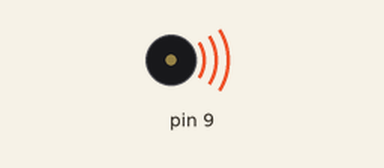
The sketch below on a simulated Arduino Uno, built with avr-gcc and run on an emulated ATmega328P. Parts: buzzer (waves = sounding).

Above: at 0.05 s.
Timing chart, 0 to 3.0 s (numbered marks = the images above):
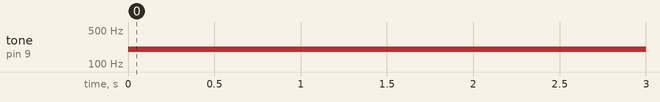

Measured:
- by itself, tone on pin 9: silent → 200 Hz at 0.00 s

The sketch:

ex_6.ino
```cpp
const int buzzer = 6;

void setup(){
  pinMode(buzzer, OUTPUT); // Set buzzer - pin 9 as an output
}
void loop(){
  tone(9,200,2000); //Send 1Khz sound signal
  delay(1000); // for 1 sec
  noTone(buzzer); //Stop sound ...
  delay(1000); // for 1 sec

}
```
